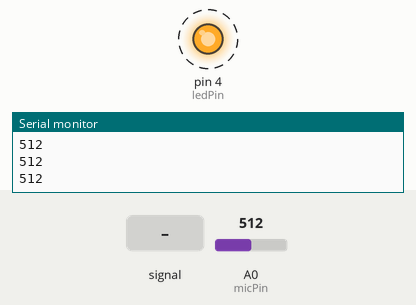
Bench run of a sketch on a simulated Arduino Uno, built with avr-gcc and run on an emulated ATmega328P. Shown: output pins drawn as LEDs (lit = HIGH), the last lines printed to the serial monitor. Dashed ring = blinking. The test bench sets the inputs (shaded band); at power-on: A0 (micPin) = 512.

Above: at 1.27 s.
1.3 s: A0 (micPin) set to 358
4.3 s: A0 (micPin) set to 333
At 4.9 s:
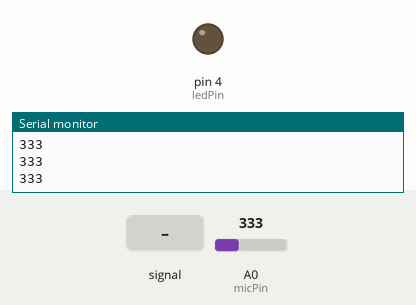
5.8 s: A0 (micPin) fed a 200 Hz sine of ±81 counts around its level
At 8.7 s:
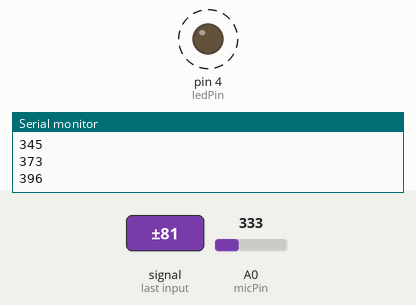
8.8 s: A0 (micPin) set to 306
At 9.8 s:
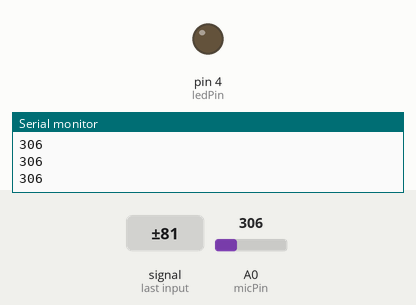
10.3 s: A0 (micPin) set to 360
At 10.56 s:
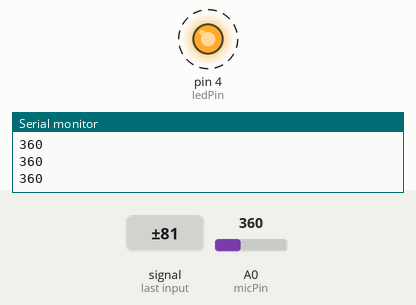
Timing chart, 0 to 14.3 s (numbered marks = the images above; inputs shaded):
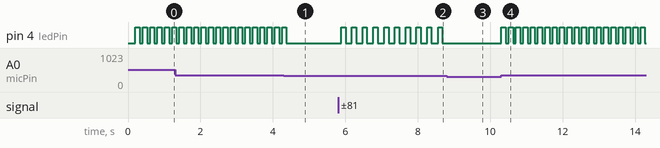

The sketch:

Sound_Reactive_Led.ino
```cpp
int micPin = A0;
int ledPin = 4;

// -------- SETTINGS YOU CAN CHANGE --------
int threshold = 350;        // sound level trigger
int minGap = 200;           // minimum time between triggers (ms)
int ledOnTime = 120;        // LED ON duration (ms)
// ----------------------------------------

unsigned long lastTrigger = 0;

void setup() {
  pinMode(ledPin, OUTPUT);
  Serial.begin(9600);
}

void loop() {
  int soundValue = analogRead(micPin);
  Serial.println(soundValue);

  unsigned long now = millis();

  // Detect sound event
  if (soundValue > threshold && (now - lastTrigger) > minGap) {
    digitalWrite(ledPin, HIGH);
    delay(ledOnTime);
    digitalWrite(ledPin, LOW);
    lastTrigger = now;
  }

  delay(10);
}
```

Measured:
- the behaviour switches between 351 and 350 on A0 (micPin) (found by bisection; images 0 and 1)
- after the input at 4.3 s, pin 4 (ledPin): goes on until 4.4 s, then stays LOW
- after the input at 5.8 s, pin 4 (ledPin): alternates HIGH for 0.12 s and LOW for 0.17 s, starting after 0.09 s
- after the input at 8.8 s, pin 4 (ledPin): stops changing and stays LOW
- after the input at 10.3 s, pin 4 (ledPin): alternates HIGH for 0.12 s and LOW for 0.08 s, starting at once
- by itself, pin 4 (ledPin): alternates HIGH for 0.12 s and LOW for 0.08 s
